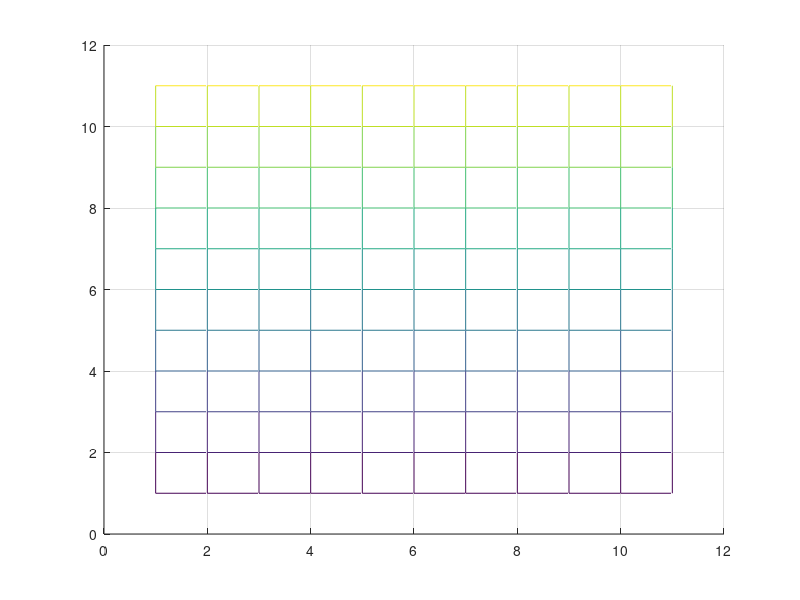

This figure's MATLAB source: (Note: this script raises an error after producing the figure.)
% things remaining in this L1 functionality level
% 1) telling them which ships they were able to hit or sink - DONE
% 2) showing the actual image to the player of a grid
% 3) the grid should be different colors depending on if it was a
% hit/miss/sink - DONE

function []= Battleship ();

disp('Welcome to Battleship');
difficulty = input ('Choose your difficulty: 1=easy, 2=medium, 3=hard');
if difficulty ~= 1 || difficulty ~= 2 || difficulty ~= 3
    disp('This is not a valid difficulty. Please try again.');
    difficulty = input ('Choose your difficulty: 1=easy, 2=medium, 3=hard');
end    
   
%initializing the ships and the ship lengths
shiplist = [char("C"), char("B"), char("R"), char("S"), char("D")];
shiplength = [5, 4, 3, 3, 2];


[X,Y]=meshgrid(0:10);
mesh(X,Y)
view(2)


%% One player version of the game
% the code within this next for loop allows the computer to randomly
% generate the positions of the ship on the game board matrix, named board.
% turned all the code in the previous for loop into a function
%   called shipplacer. we should be able to replace this wiht a call to
%   that function. that function can also be used for two player versions.

board = shipplacer(shiplist, shiplength);
%this is where the game actually starts. 
%the user is prompted to enter a number of guesses. 

totalrounds = input('How many guesses do you want to have? (Must be 17 or more)');

% if totalrounds < 17
%     disp('invalid number of guesses, please try again')
%     totalrounds = input('How many guesses do you want to have? (Must be 17 or more)');
% end

currentrounds = 1;
sink_count = 0;

sqr = ones(10, 10);
playerguesses = cat(3, sqr, sqr, sqr);
imagesc(playerguesses)
axis on;
hold on;

while currentrounds <= totalrounds
    x_shot = input('What row do you want to hit (1-10)?');
    x_shot = round(x_shot);
    y_shot = input('What column do you want to hit (1-10)?');
    y_shot = round(y_shot);
    
    if x_shot < 1 | x_shot > 10
        disp('Invalid X, try again');
        x_shot = input('What x coordinate do you want to hit (1-10)?');
    end
    if y_shot < 1 | y_shot > 10
        disp('Invalid Y, try again');
        y_shot = input('What y coordinate do you want to hit (1-10)?');
    end
    
    cur_val = board(x_shot,y_shot);
    type = char(cur_val);
    if type == 'C'
        ship = ' carrier';
    elseif type == 'D'
        ship = ' destroyer';
    elseif type == 'S'
        ship = ' submarine';
    elseif type == 'R'
        ship = ' cruiser';
    elseif type == 'B'
        ship = ' battleship';
    end
    
    if cur_val == 0
        disp('miss!');
        playerguesses(x_shot, y_shot, :) = [1, 0, 0];
        imagesc(playerguesses);
    else
        is_sink = true;
        board(x_shot, y_shot) = 0;
        for i = 1:10
            for j = 1:10
                if board(i,j) == cur_val
                    disp(strcat('you hit the', ' ', ship, '!'));
                    is_sink = false;
                    playerguesses(x_shot, y_shot, :) = [0, 1, 0];
                    imagesc(playerguesses);
                    break;
                end
            end
            if is_sink == false
                break;
            end
        end
        if is_sink
            disp(strcat('you sunk the', ' ', ship, '!'));
            sink_count = sink_count + 1;
        end
    end
    currentrounds = currentrounds + 1;
    if sink_count == 5
        disp('You Win!!')
        break;
    end
end

disp('You used up all your turns! Try again next time!')
%% The code in this section is for level 2 functionality.

%This code allows the player to play the game by typing input coordinates.
disp('Start by placing your ships on the 10 by 10 grid');
disp('All ships are placed to the right and down from the input coordinate.');

ships = [" Carrier", " Battleship", " Cruiser", " Submarine", " Destroyer"];
shiplist = [char("C"), char("B"), char("R"), char("S"), char("D")];
shiplength = [5, 4, 3, 3, 2];

[playerboard, playergrid] = playershipplacer(ships, shiplist, shiplength);
board = shipplacer(shiplist, shiplength);